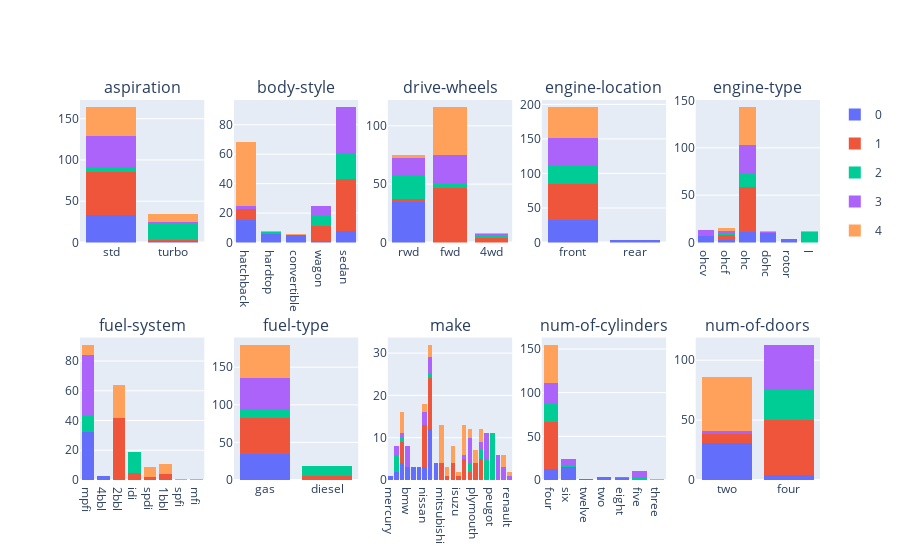

Notebook cell for this chart:
### Code cell
fig = make_subplots(rows=2, cols=5, subplot_titles=data.select_dtypes(include="category").columns.sort_values())

for i, (col, df) in enumerate(iter(
    data
    .select_dtypes(include="category")
    .assign(group=lambda x: m2.predict(x.select_dtypes("category")))
    .astype({"group": "category"})
    .melt(id_vars=["group"])
    .sort_values("variable")
    .groupby("variable", as_index=False)
)):
    for j, df1 in iter(df.groupby("group", as_index=False)):
        fig.add_trace(
            go.Histogram(
                x=df1["value"],
                name=j,
                legendgroup=str(j),
                showlegend=False,
                marker=dict(color=px.colors.qualitative.Plotly[int(j) % 10])),
            row=i // 5 + 1,
            col=i % 5 + 1,
        )

for j in df["group"].sort_values().unique():
    fig.add_trace(
        go.Histogram(
            x=[float("nan")], y=[float("nan")],
            name=j,
            legendgroup=str(j),
            showlegend=True,
            marker=dict(color=px.colors.qualitative.Plotly[int(j) % 10])),
        row=i // 5 + 1,
        col=i % 5 + 1,
    )

fig.update_layout(showlegend=True, height=1000, barmode="stack").show()

### Figure 1 — Plotly figure (JSON) as saved in the notebook; plotly's stock layout.template omitted (floating-point values rounded to 4 significant figures)
{"data": [{"legendgroup": "0", "marker": {"color": "#636EFA"}, "name": "0", "showlegend": false, "type": "histogram", "x": ["std", "std", "std", "std", "std", "std", "std", "std", "std", "std", "std", "std", "std", "std", "std", "std", "std", "turbo", "std", "std", "std", "std", "std", "std", "std", "std", "std", "std", "std", "std", "std", "std", "turbo", "std", "std"], "xaxis": "x", "yaxis": "y"}, {"legendgroup": "1", "marker": {"color": "#EF553B"}, "name": "1", "showlegend": false, "type": "histogram", "x": ["std", "std", "std", "std", "std", "std", "std", "std", "std", "std", "std", "std", "std", "std", "std", "std", "std", "std", "std", "std", "std", "std", "std", "std", "std", "std", "std", "std", "std", "std", "std", "std", "std", "std", "std", "std", "std", "turbo", "std", "std", "std", "std", "std", "std", "std", "std", "std", "std", "std", "std", "std", "std", "std"], "xaxis": "x", "yaxis": "y"}, {"legendgroup": "2", "marker": {"color": "#00CC96"}, "name": "2", "showlegend": false, "type": "histogram", "x": ["turbo", "turbo", "turbo", "std", "turbo", "std", "turbo", "std", "turbo", "std", "turbo", "std", "turbo", "turbo", "turbo", "turbo", "turbo", "turbo", "turbo", "turbo", "turbo", "std", "turbo", "turbo", "turbo", "turbo"], "xaxis": "x", "yaxis": "y"}, {"legendgroup": "3", "marker": {"color": "#AB63FA"}, "name": "3", "showlegend": false, "type": "histogram", "x": ["std", "std", "turbo", "std", "std", "std", "std", "std", "std", "std", "std", "std", "std", "std", "std", "std", "std", "std", "std", "std", "std", "std", "std", "std", "std", "std", "std", "std", "std", "turbo", "std", "std", "std", "std", "std", "std", "std", "std", "std", "std"], "xaxis": "x", "yaxis": "y"}, {"legendgroup": "4", "marker": {"color": "#FFA15A"}, "name": "4", "showlegend": false, "type": "histogram", "x": ["std", "turbo", "std", "std", "std", "std", "std", "std", "std", "std", "turbo", "turbo", "std", "std", "std", "turbo", "std", "std", "std", "std", "std", "std", "std", "std", "std", "std", "std", "std", "std", "std", "std", "turbo", "turbo", "turbo", "turbo", "std", "std", "std", "turbo", "std", "std", "std", "std", "std", "turbo"], "xaxis": "x", "yaxis": "y"}, {"legendgroup": "0", "marker": {"color": "#636EFA"}, "name": "0", "showlegend": false, "type": "histogram", "x": ["hatchback", "hatchback", "hardtop", "hardtop", "convertible", "wagon", "hatchback", "sedan", "hatchback", "hardtop", "hardtop", "hatchback", "hardtop", "hatchback", "convertible", "hatchback", "sedan", "hatchback", "hatchback", "hatchback", "sedan", "sedan", "sedan", "sedan", "sedan", "sedan", "convertible", "hatchback", "hatchback", "hatchback", "hatchback", "convertible", "hardtop", "hatchback", "convertible"], "xaxis": "x2", "yaxis": "y2"}, {"legendgroup": "1", "marker": {"color": "#EF553B"}, "name": "1", "showlegend": false, "type": "histogram", "x": ["sedan", "sedan", "wagon", "wagon", "hatchback", "wagon", "sedan", "hatchback", "sedan", "sedan", "wagon", "wagon", "wagon", "sedan", "hatchback", "sedan", "sedan", "sedan", "hatchback", "sedan", "hatchback", "sedan", "sedan", "sedan", "wagon", "sedan", "sedan", "sedan", "sedan", "sedan", "wagon", "sedan", "sedan", "hatchback", "sedan", "sedan", "sedan", "sedan", "sedan", "sedan", "sedan", "sedan", "sedan", "sedan", "wagon", "sedan", "sedan", "wagon", "hatchback", "sedan", "sedan", "sedan", "hatchback"], "xaxis": "x2", "yaxis": "y2"}, {"legendgroup": "2", "marker": {"color": "#00CC96"}, "name": "2", "showlegend": false, "type": "histogram", "x": ["sedan", "wagon", "sedan", "wagon", "wagon", "sedan", "sedan", "wagon", "wagon", "sedan", "sedan", "sedan", "sedan", "sedan", "sedan", "wagon", "sedan", "sedan", "sedan", "sedan", "sedan", "sedan", "wagon", "hardtop", "sedan", "sedan"], "xaxis": "x2", "yaxis": "y2"}, {"legendgroup": "3", "marker": {"color": "#AB63FA"}, "name": "3", "showlegend": false, "type": "histogram", "x": ["sedan", "sedan", "sedan", "sedan", "wagon", "wagon", "sedan", "sedan", "sedan", "sedan", "sedan", "wagon", "sedan", "wagon", "sedan", "wagon", "sedan", "sedan", "sedan", "hatchback", "sedan", "hatchback", "sedan", "sedan", "sedan", "sedan", "sedan", "wagon", "sedan", "sedan", "sedan", "sedan", "sedan", "sedan", "sedan", "wagon", "sedan", "sedan", "sedan", "sedan"], "xaxis": "x2", "yaxis": "y2"}, {"legendgroup": "4", "marker": {"color": "#FFA15A"}, "name": "4", "showlegend": false, "type": "histogram", "x": ["hatchback", "hatchback", "hatchback", "hatchback", "hatchback", "hatchback", "hatchback", "hatchback", "hatchback", "hatchback", "hatchback", "hatchback", "convertible", "hatchback", "hatchback", "hatchback", "hatchback", "hatchback", "hatchback", "hatchback", "hatchback", "hatchback", "hatchback", "hatchback", "hatchback", "hatchback", "hatchback", "hatchback", "hatchback", "hatchback", "hatchback", "hatchback", "hatchback", "hatchback", "hatchback", "hardtop", "hatchback", "hatchback", "hatchback", "hatchback", "hatchback", "hatchback", "hatchback", "hatchback", "hatchback"], "xaxis": "x2", "yaxis": "y2"}, {"legendgroup": "0", "marker": {"color": "#636EFA"}, "name": "0", "showlegend": false, "type": "histogram", "x": ["rwd", "rwd", "rwd", "rwd", "rwd", "rwd", "rwd", "rwd", "rwd", "rwd", "rwd", "rwd", "rwd", "rwd", "rwd", "rwd", "rwd", "rwd", "rwd", "rwd", "rwd", "rwd", "rwd", "rwd", "rwd", "rwd", "rwd", "rwd", "rwd", "rwd", "rwd", "rwd", "rwd", "rwd", "rwd"], "xaxis": "x3", "yaxis": "y3"}, {"legendgroup": "1", "marker": {"color": "#EF553B"}, "name": "1", "showlegend": false, "type": "histogram", "x": ["fwd", "fwd", "fwd", "fwd", "fwd", "fwd", "fwd", "fwd", "fwd", "fwd", "fwd", "fwd", "fwd", "fwd", "fwd", "fwd", "fwd", "fwd", "fwd", "rwd", "fwd", "fwd", "fwd", "fwd", "fwd", "fwd", "fwd", "fwd", "fwd", "fwd", "rwd", "fwd", "fwd", "fwd", "fwd", "fwd", "fwd", "fwd", "4wd", "4wd", "fwd", "fwd", "fwd", "fwd", "fwd", "fwd", "fwd", "fwd", "4wd", "fwd", "fwd", "fwd", "4wd"], "xaxis": "x3", "yaxis": "y3"}, {"legendgroup": "2", "marker": {"color": "#00CC96"}, "name": "2", "showlegend": false, "type": "histogram", "x": ["rwd", "rwd", "rwd", "rwd", "rwd", "rwd", "rwd", "rwd", "fwd", "rwd", "rwd", "fwd", "fwd", "rwd", "rwd", "rwd", "rwd", "rwd", "rwd", "rwd", "rwd", "rwd", "rwd", "rwd", "4wd", "4wd"], "xaxis": "x3", "yaxis": "y3"}, {"legendgroup": "3", "marker": {"color": "#AB63FA"}, "name": "3", "showlegend": false, "type": "histogram", "x": ["rwd", "rwd", "rwd", "rwd", "rwd", "rwd", "rwd", "rwd", "rwd", "fwd", "fwd", "fwd", "fwd", "4wd", "fwd", "fwd", "fwd", "fwd", "fwd", "fwd", "fwd", "fwd", "rwd", "rwd", "rwd", "rwd", "fwd", "fwd", "fwd", "fwd", "fwd", "fwd", "rwd", "fwd", "fwd", "fwd", "fwd", "fwd", "fwd", "fwd"], "xaxis": "x3", "yaxis": "y3"}, {"legendgroup": "4", "marker": {"color": "#FFA15A"}, "name": "4", "showlegend": false, "type": "histogram", "x": ["fwd", "fwd", "fwd", "fwd", "fwd", "fwd", "fwd", "fwd", "fwd", "fwd", "fwd", "fwd", "fwd", "fwd", "fwd", "fwd", "fwd", "fwd", "rwd", "fwd", "fwd", "fwd", "fwd", "fwd", "fwd", "fwd", "fwd", "fwd", "fwd", "fwd", "rwd", "fwd", "fwd", "rwd", "fwd", "fwd", "fwd", "fwd", "4wd", "fwd", "fwd", "fwd", "fwd", "fwd", "fwd"], "xaxis": "x3", "yaxis": "y3"}, {"legendgroup": "0", "marker": {"color": "#636EFA"}, "name": "0", "showlegend": false, "type": "histogram", "x": ["front", "front", "front", "front", "front", "front", "front", "front", "front", "front", "front", "front", "front", "front", "front", "front", "front", "front", "front", "front", "front", "front", "front", "front", "front", "front", "front", "front", "front", "front", "rear", "front", "front", "rear", "rear"], "xaxis": "x4", "yaxis": "y4"}, {"legendgroup": "1", "marker": {"color": "#EF553B"}, "name": "1", "showlegend": false, "type": "histogram", "x": ["front", "front", "front", "front", "front", "front", "front", "front", "front", "front", "front", "front", "front", "front", "front", "front", "front", "front", "front", "front", "front", "front", "front", "front", "front", "front", "front", "front", "front", "front", "front", "front", "front", "front", "front", "front", "front", "front", "front", "front", "front", "front", "front", "front", "front", "front", "front", "front", "front", "front", "front", "front", "front"], "xaxis": "x4", "yaxis": "y4"}, {"legendgroup": "2", "marker": {"color": "#00CC96"}, "name": "2", "showlegend": false, "type": "histogram", "x": ["front", "front", "front", "front", "front", "front", "front", "front", "front", "front", "front", "front", "front", "front", "front", "front", "front", "front", "front", "front", "front", "front", "front", "front", "front", "front"], "xaxis": "x4", "yaxis": "y4"}, {"legendgroup": "3", "marker": {"color": "#AB63FA"}, "name": "3", "showlegend": false, "type": "histogram", "x": ["front", "front", "front", "front", "front", "front", "front", "front", "front", "front", "front", "front", "front", "front", "front", "front", "front", "front", "front", "front", "front", "front", "front", "front", "front", "front", "front", "front", "front", "front", "front", "front", "front", "front", "front", "front", "front", "front", "front", "front"], "xaxis": "x4", "yaxis": "y4"}, {"legendgroup": "4", "marker": {"color": "#FFA15A"}, "name": "4", "showlegend": false, "type": "histogram", "x": ["front", "front", "front", "front", "front", "front", "front", "front", "front", "front", "front", "front", "front", "front", "front", "front", "front", "front", "front", "front", "front", "front", "front", "front", "front", "front", "front", "front", "front", "front", "front", "front", "front", "front", "front", "front", "front", "front", "front", "front", "front", "front", "front", "front", "front"], "xaxis": "x4", "yaxis": "y4"}, {"legendgroup": "0", "marker": {"color": "#636EFA"}, "name": "0", "showlegend": false, "type": "histogram", "x": ["ohcv", "ohcf", "ohc", "ohcf", "ohcf", "dohc", "ohcv", "dohc", "dohc", "dohc", "dohc", "dohc", "ohc", "ohc", "ohc", "ohc", "ohc", "ohc", "ohcv", "dohc", "dohc", "ohcv", "dohc", "ohcv", "ohc", "ohc", "ohc", "rotor", "rotor", "rotor", "rotor", "ohcv", "ohcv", "ohc", "dohc"], "xaxis": "x5", "yaxis": "y5"}, {"legendgroup": "1", "marker": {"color": "#EF553B"}, "name": "1", "showlegend": false, "type": "histogram", "x": ["ohcf", "ohcf", "ohcf", "ohcf", "ohcf", "ohc", "ohc", "ohc", "ohc", "ohc", "ohc", "ohc", "ohc", "ohc", "ohc", "ohc", "ohc", "ohc", "ohc", "ohc", "ohc", "ohc", "ohc", "ohc", "ohc", "ohc", "ohc", "ohc", "ohc", "ohc", "ohc", "ohc", "ohc", "ohc", "ohc", "ohc", "ohc", "ohc", "ohc", "ohc", "ohc", "ohc", "ohc", "ohc", "ohc", "ohc", "ohc", "ohc", "ohc", "ohc", "ohc", "ohc", "ohc"], "xaxis": "x5", "yaxis": "y5"}, {"legendgroup": "2", "marker": {"color": "#00CC96"}, "name": "2", "showlegend": false, "type": "histogram", "x": ["ohcf", "ohcf", "l", "l", "l", "l", "l", "l", "l", "l", "l", "l", "l", "ohc", "ohc", "ohc", "ohc", "ohc", "ohc", "ohc", "ohc", "ohc", "ohc", "ohc", "ohc", "ohc"], "xaxis": "x5", "yaxis": "y5"}, {"legendgroup": "3", "marker": {"color": "#AB63FA"}, "name": "3", "showlegend": false, "type": "histogram", "x": ["ohc", "ohc", "dohc", "ohcf", "ohcf", "ohc", "ohc", "ohc", "ohc", "ohc", "ohc", "ohc", "ohc", "ohc", "ohc", "ohc", "ohc", "ohc", "ohc", "ohc", "ohc", "ohcv", "ohc", "ohc", "ohc", "ohc", "ohc", "ohc", "ohc", "ohc", "ohc", "ohc", "ohc", "ohc", "ohcv", "ohcv", "ohc", "ohcv", "ohcv", "ohcv"], "xaxis": "x5", "yaxis": "y5"}, {"legendgroup": "4", "marker": {"color": "#FFA15A"}, "name": "4", "showlegend": false, "type": "histogram", "x": ["ohcf", "ohc", "ohc", "dohc", "ohcf", "ohcf", "ohc", "ohc", "ohc", "ohc", "ohc", "ohc", "ohc", "ohc", "ohc", "ohc", "ohc", "ohc", "ohc", "ohc", "ohc", "ohc", "ohc", "ohc", "ohc", "ohc", "ohc", "l", "ohc", "ohc", "ohc", "ohc", "ohc", "ohc", "ohc", "ohc", "ohc", "ohc", "ohc", "ohc", "ohc", "ohc", "ohc", "ohc", "ohc"], "xaxis": "x5", "yaxis": "y5"}, {"legendgroup": "0", "marker": {"color": "#636EFA"}, "name": "0", "showlegend": false, "type": "histogram", "x": ["mpfi", "mpfi", "4bbl", "4bbl", "4bbl", "mpfi", "mpfi", "mpfi", "mpfi", "mpfi", "mpfi", "mpfi", "mpfi", "mpfi", "mpfi", "mpfi", "mpfi", "mpfi", "mpfi", "mpfi", "mpfi", "mpfi", "mpfi", "mpfi", "mpfi", "mpfi", "mpfi", "mpfi", "mpfi", "mpfi", "mpfi", "mpfi", "mpfi", "mpfi", "mpfi"], "xaxis": "x6", "yaxis": "y6"}, {"legendgroup": "1", "marker": {"color": "#EF553B"}, "name": "1", "showlegend": false, "type": "histogram", "x": ["2bbl", "2bbl", "2bbl", "2bbl", "2bbl", "2bbl", "2bbl", "2bbl", "2bbl", "2bbl", "2bbl", "idi", "2bbl", "spdi", "spdi", "2bbl", "2bbl", "2bbl", "2bbl", "2bbl", "2bbl", "1bbl", "1bbl", "1bbl", "1bbl", "2bbl", "2bbl", "2bbl", "2bbl", "2bbl", "2bbl", "2bbl", "2bbl", "2bbl", "idi", "idi", "2bbl", "2bbl", "2bbl", "2bbl", "idi", "idi", "2bbl", "2bbl", "2bbl", "2bbl", "2bbl", "2bbl", "2bbl", "2bbl", "2bbl", "2bbl", "2bbl"], "xaxis": "x6", "yaxis": "y6"}, {"legendgroup": "2", "marker": {"color": "#00CC96"}, "name": "2", "showlegend": false, "type": "histogram", "x": ["idi", "idi", "idi", "idi", "idi", "mpfi", "idi", "mpfi", "mpfi", "idi", "idi", "mpfi", "idi", "mpfi", "idi", "mpfi", "idi", "mpfi", "idi", "mpfi", "idi", "mpfi", "mpfi", "mpfi", "mpfi", "idi"], "xaxis": "x6", "yaxis": "y6"}, {"legendgroup": "3", "marker": {"color": "#AB63FA"}, "name": "3", "showlegend": false, "type": "histogram", "x": ["mpfi", "mpfi", "mpfi", "mpfi", "mpfi", "mpfi", "mpfi", "mpfi", "mpfi", "mpfi", "mpfi", "mpfi", "mpfi", "mpfi", "mpfi", "mpfi", "mpfi", "mpfi", "mpfi", "mpfi", "mpfi", "mpfi", "mpfi", "mpfi", "mpfi", "mpfi", "mpfi", "mpfi", "mpfi", "mpfi", "mpfi", "mpfi", "mpfi", "mpfi", "mpfi", "mpfi", "mpfi", "mpfi", "mpfi", "mpfi"], "xaxis": "x6", "yaxis": "y6"}, {"legendgroup": "4", "marker": {"color": "#FFA15A"}, "name": "4", "showlegend": false, "type": "histogram", "x": ["2bbl", "2bbl", "2bbl", "2bbl", "2bbl", "2bbl", "spdi", "spdi", "spdi", "2bbl", "spdi", "spdi", "2bbl", "2bbl", "2bbl", "2bbl", "2bbl", "2bbl", "2bbl", "2bbl", "mpfi", "spfi", "1bbl", "1bbl", "1bbl", "1bbl", "1bbl", "1bbl", "1bbl", "mfi", "2bbl", "mpfi", "mpfi", "2bbl", "spdi", "2bbl", "spdi", "2bbl", "2bbl", "2bbl", "2bbl", "mpfi", "mpfi", "mpfi", "mpfi"], "xaxis": "x6", "yaxis": "y6"}, {"legendgroup": "0", "marker": {"color": "#636EFA"}, "name": "0", "showlegend": false, "type": "histogram", "x": ["gas", "gas", "gas", "gas", "gas", "gas", "gas", "gas", "gas", "gas", "gas", "gas", "gas", "gas", "gas", "gas", "gas", "gas", "gas", "gas", "gas", "gas", "gas", "gas", "gas", "gas", "gas", "gas", "gas", "gas", "gas", "gas", "gas", "gas", "gas"], "xaxis": "x7", "yaxis": "y7"}, {"legendgroup": "1", "marker": {"color": "#EF553B"}, "name": "1", "showlegend": false, "type": "histogram", "x": ["gas", "gas", "gas", "gas", "gas", "gas", "gas", "gas", "gas", "gas", "gas", "gas", "gas", "gas", "diesel", "diesel", "gas", "diesel", "diesel", "gas", "gas", "gas", "gas", "gas", "gas", "gas", "gas", "gas", "gas", "gas", "gas", "gas", "gas", "gas", "gas", "gas", "gas", "gas", "gas", "gas", "diesel", "gas", "gas", "gas", "gas", "gas", "gas", "gas", "gas", "gas", "gas", "gas", "gas"], "xaxis": "x7", "yaxis": "y7"}, {"legendgroup": "2", "marker": {"color": "#00CC96"}, "name": "2", "showlegend": false, "type": "histogram", "x": ["gas", "gas", "gas", "diesel", "gas", "diesel", "gas", "diesel", "gas", "diesel", "gas", "diesel", "gas", "diesel", "diesel", "gas", "gas", "gas", "diesel", "diesel", "diesel", "diesel", "diesel", "diesel", "diesel", "gas"], "xaxis": "x7", "yaxis": "y7"}, {"legendgroup": "3", "marker": {"color": "#AB63FA"}, "name": "3", "showlegend": false, "type": "histogram", "x": ["gas", "gas", "gas", "gas", "gas", "gas", "gas", "gas", "gas", "gas", "gas", "gas", "gas", "gas", "gas", "gas", "gas", "gas", "gas", "gas", "gas", "gas", "gas", "gas", "gas", "gas", "gas", "gas", "gas", "gas", "gas", "gas", "gas", "gas", "gas", "gas", "gas", "gas", "gas", "gas"], "xaxis": "x7", "yaxis": "y7"}, {"legendgroup": "4", "marker": {"color": "#FFA15A"}, "name": "4", "showlegend": false, "type": "histogram", "x": ["gas", "gas", "gas", "gas", "gas", "gas", "gas", "gas", "gas", "gas", "gas", "gas", "gas", "gas", "gas", "gas", "gas", "gas", "gas", "gas", "gas", "gas", "gas", "gas", "gas", "gas", "gas", "gas", "gas", "gas", "gas", "gas", "gas", "gas", "gas", "gas", "gas", "gas", "gas", "gas", "gas", "gas", "gas", "gas", "gas"], "xaxis": "x7", "yaxis": "y7"}, {"legendgroup": "0", "marker": {"color": "#636EFA"}, "name": "0", "showlegend": false, "type": "histogram", "x": ["mercury", "mercedes-benz", "mercedes-benz", "mazda", "mazda", "mazda", "mazda", "bmw", "bmw", "bmw", "alfa-romero", "alfa-romero", "jaguar", "jaguar", "jaguar", "nissan", "toyota", "toyota", "toyota", "toyota", "toyota", "toyota", "toyota", "toyota", "toyota", "toyota", "toyota", "toyota", "nissan", "porsche", "porsche", "nissan", "porsche", "porsche", "alfa-romero"], "xaxis": "x8", "yaxis": "y8"}, {"legendgroup": "1", "marker": {"color": "#EF553B"}, "name": "1", "showlegend": false, "type": "histogram", "x": ["mazda", "mazda", "mazda", "mazda", "nissan", "nissan", "nissan", "nissan", "nissan", "nissan", "nissan", "nissan", "nissan", "nissan", "mitsubishi", "mitsubishi", "mitsubishi", "mitsubishi", "chevrolet", "dodge", "dodge", "isuzu", "honda", "honda", "honda", "honda", "honda", "dodge", "dodge", "mazda", "toyota", "toyota", "toyota", "toyota", "toyota", "toyota", "toyota", "toyota", "volkswagen", "volkswagen", "toyota", "toyota", "plymouth", "plymouth", "plymouth", "plymouth", "toyota", "toyota", "subaru", "subaru", "subaru", "subaru", "subaru"], "xaxis": "x8", "yaxis": "y8"}, {"legendgroup": "2", "marker": {"color": "#00CC96"}, "name": "2", "showlegend": false, "type": "histogram", "x": ["mercedes-benz", "mercedes-benz", "mercedes-benz", "mercedes-benz", "mazda", "volvo", "toyota", "volvo", "volvo", "volvo", "volkswagen", "volkswagen", "peugot", "peugot", "peugot", "peugot", "peugot", "peugot", "peugot", "peugot", "peugot", "peugot", "peugot", "subaru", "subaru", "volvo"], "xaxis": "x8", "yaxis": "y8"}, {"legendgroup": "3", "marker": {"color": "#AB63FA"}, "name": "3", "showlegend": false, "type": "histogram", "x": ["mercedes-benz", "mercedes-benz", "mazda", "nissan", "nissan", "bmw", "bmw", "bmw", "bmw", "bmw", "audi", "audi", "audi", "audi", "audi", "audi", "honda", "nissan", "toyota", "toyota", "toyota", "toyota", "volvo", "volvo", "volvo", "volvo", "volvo", "volvo", "volkswagen", "volkswagen", "volkswagen", "volkswagen", "volkswagen", "volkswagen", "subaru", "subaru", "saab", "saab", "saab", "renault"], "xaxis": "x8", "yaxis": "y8"}, {"legendgroup": "4", "marker": {"color": "#FFA15A"}, "name": "4", "showlegend": false, "type": "histogram", "x": ["mitsubishi", "mazda", "mazda", "mitsubishi", "mitsubishi", "mitsubishi", "nissan", "nissan", "mitsubishi", "mitsubishi", "mitsubishi", "mitsubishi", "mitsubishi", "mazda", "dodge", "dodge", "chevrolet", "chevrolet", "dodge", "mazda", "mazda", "isuzu", "honda", "honda", "honda", "honda", "honda", "honda", "honda", "dodge", "toyota", "volkswagen", "volkswagen", "plymouth", "plymouth", "plymouth", "renault", "toyota", "toyota", "subaru", "subaru", "subaru", "saab", "saab", "saab"], "xaxis": "x8", "yaxis": "y8"}, {"legendgroup": "0", "marker": {"color": "#636EFA"}, "name": "0", "showlegend": false, "type": "histogram", "x": ["four", "six", "four", "six", "six", "six", "six", "six", "four", "four", "four", "four", "four", "four", "four", "four", "six", "six", "six", "six", "six", "six", "twelve", "four", "six", "four", "six", "six", "two", "two", "two", "two", "eight", "eight", "four"], "xaxis": "x9", "yaxis": "y9"}, {"legendgroup": "1", "marker": {"color": "#EF553B"}, "name": "1", "showlegend": false, "type": "histogram", "x": ["four", "four", "four", "four", "four", "four", "four", "four", "four", "four", "four", "four", "four", "four", "four", "four", "four", "four", "four", "four", "four", "four", "four", "four", "four", "four", "four", "four", "four", "four", "four", "four", "four", "four", "four", "four", "four", "four", "four", "four", "four", "four", "four", "four", "four", "four", "four", "four", "four", "four", "four", "four", "four"], "xaxis": "x9", "yaxis": "y9"}, {"legendgroup": "2", "marker": {"color": "#00CC96"}, "name": "2", "showlegend": false, "type": "histogram", "x": ["four", "four", "four", "four", "four", "four", "four", "four", "four", "four", "four", "four", "four", "four", "four", "four", "four", "four", "six", "four", "four", "four", "five", "five", "five", "five"], "xaxis": "x9", "yaxis": "y9"}, {"legendgroup": "3", "marker": {"color": "#AB63FA"}, "name": "3", "showlegend": false, "type": "histogram", "x": ["four", "four", "four", "four", "four", "four", "four", "four", "four", "four", "five", "four", "four", "four", "four", "four", "four", "six", "four", "four", "four", "four", "six", "four", "four", "five", "five", "five", "five", "five", "four", "six", "six", "six", "six", "six", "six", "four", "eight", "eight"], "xaxis": "x9", "yaxis": "y9"}, {"legendgroup": "4", "marker": {"color": "#FFA15A"}, "name": "4", "showlegend": false, "type": "histogram", "x": ["four", "four", "four", "four", "four", "four", "four", "four", "four", "four", "four", "four", "four", "four", "four", "four", "four", "four", "four", "four", "four", "four", "four", "four", "four", "four", "four", "three", "four", "four", "four", "four", "four", "four", "four", "four", "four", "four", "four", "four", "four", "four", "four", "four", "four"], "xaxis": "x9", "yaxis": "y9"}, {"legendgroup": "0", "marker": {"color": "#636EFA"}, "name": "0", "showlegend": false, "type": "histogram", "x": ["two", "two", "two", "two", "two", "four", "four", "two", "two", "two", "two", "two", "two", "two", "two", "two", "two", "two", "four", "four", "two", "two", "two", "two", "two", "two", "two", "two", "two", "two", "two", "two", "two", "two", "two"], "xaxis": "x10", "yaxis": "y10"}, {"legendgroup": "1", "marker": {"color": "#EF553B"}, "name": "1", "showlegend": false, "type": "histogram", "x": ["four", "four", "four", "four", "four", "four", "four", "four", "four", "four", "four", "four", "four", "four", "two", "four", "four", "four", "four", "four", "four", "two", "four", "four", "four", "four", "four", "four", "four", "four", "two", "four", "four", "four", "four", "four", "four", "four", "four", "four", "two", "two", "two", "four", "four", "two", "four", "four", "four", "four", "four", "four", "four"], "xaxis": "x10", "yaxis": "y10"}, {"legendgroup": "2", "marker": {"color": "#00CC96"}, "name": "2", "showlegend": false, "type": "histogram", "x": ["four", "four", "four", "four", "four", "four", "four", "four", "four", "four", "four", "four", "four", "four", "four", "four", "four", "four", "four", "four", "four", "four", "two", "four", "four", "four"], "xaxis": "x10", "yaxis": "y10"}, {"legendgroup": "3", "marker": {"color": "#AB63FA"}, "name": "3", "showlegend": false, "type": "histogram", "x": ["four", "four", "four", "four", "four", "four", "two", "four", "four", "four", "four", "four", "four", "four", "four", "four", "four", "four", "four", "four", "four", "four", "four", "four", "four", "four", "two", "four", "four", "four", "four", "four", "four", "four", "four", "four", "four", "four", "four", "four"], "xaxis": "x10", "yaxis": "y10"}, {"legendgroup": "4", "marker": {"color": "#FFA15A"}, "name": "4", "showlegend": false, "type": "histogram", "x": ["two", "two", "two", "two", "two", "two", "two", "two", "two", "two", "two", "two", "two", "two", "two", "two", "two", "two", "two", "two", "two", "two", "two", "two", "two", "two", "two", "two", "two", "two", "two", "two", "two", "two", "two", "two", "two", "two", "two", "two", "two", "two", "two", "two", "two"], "xaxis": "x10", "yaxis": "y10"}, {"legendgroup": "0", "marker": {"color": "#636EFA"}, "name": "0", "showlegend": true, "type": "histogram", "x": [null], "xaxis": "x10", "y": [null], "yaxis": "y10"}, {"legendgroup": "1", "marker": {"color": "#EF553B"}, "name": "1", "showlegend": true, "type": "histogram", "x": [null], "xaxis": "x10", "y": [null], "yaxis": "y10"}, {"legendgroup": "2", "marker": {"color": "#00CC96"}, "name": "2", "showlegend": true, "type": "histogram", "x": [null], "xaxis": "x10", "y": [null], "yaxis": "y10"}, {"legendgroup": "3", "marker": {"color": "#AB63FA"}, "name": "3", "showlegend": true, "type": "histogram", "x": [null], "xaxis": "x10", "y": [null], "yaxis": "y10"}, {"legendgroup": "4", "marker": {"color": "#FFA15A"}, "name": "4", "showlegend": true, "type": "histogram", "x": [null], "xaxis": "x10", "y": [null], "yaxis": "y10"}], "layout": {"annotations": [{"font": {"size": 16}, "showarrow": false, "text": "aspiration", "x": 0.084, "xanchor": "center", "xref": "paper", "y": 1, "yanchor": "bottom", "yref": "paper"}, {"font": {"size": 16}, "showarrow": false, "text": "body-style", "x": 0.292, "xanchor": "center", "xref": "paper", "y": 1, "yanchor": "bottom", "yref": "paper"}, {"font": {"size": 16}, "showarrow": false, "text": "drive-wheels", "x": 0.5, "xanchor": "center", "xref": "paper", "y": 1, "yanchor": "bottom", "yref": "paper"}, {"font": {"size": 16}, "showarrow": false, "text": "engine-location", "x": 0.708, "xanchor": "center", "xref": "paper", "y": 1, "yanchor": "bottom", "yref": "paper"}, {"font": {"size": 16}, "showarrow": false, "text": "engine-type", "x": 0.916, "xanchor": "center", "xref": "paper", "y": 1, "yanchor": "bottom", "yref": "paper"}, {"font": {"size": 16}, "showarrow": false, "text": "fuel-system", "x": 0.084, "xanchor": "center", "xref": "paper", "y": 0.375, "yanchor": "bottom", "yref": "paper"}, {"font": {"size": 16}, "showarrow": false, "text": "fuel-type", "x": 0.292, "xanchor": "center", "xref": "paper", "y": 0.375, "yanchor": "bottom", "yref": "paper"}, {"font": {"size": 16}, "showarrow": false, "text": "make", "x": 0.5, "xanchor": "center", "xref": "paper", "y": 0.375, "yanchor": "bottom", "yref": "paper"}, {"font": {"size": 16}, "showarrow": false, "text": "num-of-cylinders", "x": 0.708, "xanchor": "center", "xref": "paper", "y": 0.375, "yanchor": "bottom", "yref": "paper"}, {"font": {"size": 16}, "showarrow": false, "text": "num-of-doors", "x": 0.916, "xanchor": "center", "xref": "paper", "y": 0.375, "yanchor": "bottom", "yref": "paper"}], "autosize": true, "barmode": "stack", "dragmode": "pan", "showlegend": true, "xaxis": {"anchor": "y", "autorange": true, "domain": [0, 0.168], "range": [-0.5, 1.5], "type": "category"}, "xaxis10": {"anchor": "y10", "autorange": true, "domain": [0.832, 1], "range": [-0.5, 1.5], "type": "category"}, "xaxis2": {"anchor": "y2", "autorange": true, "domain": [0.208, 0.376], "range": [-0.5, 4.5], "type": "category"}, "xaxis3": {"anchor": "y3", "autorange": true, "domain": [0.416, 0.584], "range": [-0.5, 2.5], "type": "category"}, "xaxis4": {"anchor": "y4", "autorange": true, "domain": [0.624, 0.792], "range": [-0.5, 1.5], "type": "category"}, "xaxis5": {"anchor": "y5", "autorange": true, "domain": [0.832, 1], "range": [-0.5, 5.5], "type": "category"}, "xaxis6": {"anchor": "y6", "autorange": true, "domain": [0, 0.168], "range": [-0.5, 7.5], "type": "category"}, "xaxis7": {"anchor": "y7", "autorange": true, "domain": [0.208, 0.376], "range": [-0.5, 1.5], "type": "category"}, "xaxis8": {"anchor": "y8", "autorange": true, "domain": [0.416, 0.584], "range": [-0.5, 21.5], "type": "category"}, "xaxis9": {"anchor": "y9", "autorange": true, "domain": [0.624, 0.792], "range": [-0.5, 6.5], "type": "category"}, "yaxis": {"anchor": "x", "autorange": true, "domain": [0.625, 1], "range": [0, 172.6]}, "yaxis10": {"anchor": "x10", "autorange": true, "domain": [0, 0.375], "range": [0, 118.9], "type": "linear"}, "yaxis2": {"anchor": "x2", "autorange": true, "domain": [0.625, 1], "range": [0, 96.84]}, "yaxis3": {"anchor": "x3", "autorange": true, "domain": [0.625, 1], "range": [0, 122.1]}, "yaxis4": {"anchor": "x4", "autorange": true, "domain": [0.625, 1], "range": [0, 206.3]}, "yaxis5": {"anchor": "x5", "autorange": true, "domain": [0.625, 1], "range": [0, 150.5]}, "yaxis6": {"anchor": "x6", "autorange": true, "domain": [0, 0.375], "range": [0, 95.79]}, "yaxis7": {"anchor": "x7", "autorange": true, "domain": [0, 0.375], "range": [0, 189.5]}, "yaxis8": {"anchor": "x8", "autorange": true, "domain": [0, 0.375], "range": [0, 33.68]}, "yaxis9": {"anchor": "x9", "autorange": true, "domain": [0, 0.375], "range": [0, 163.2]}}}
